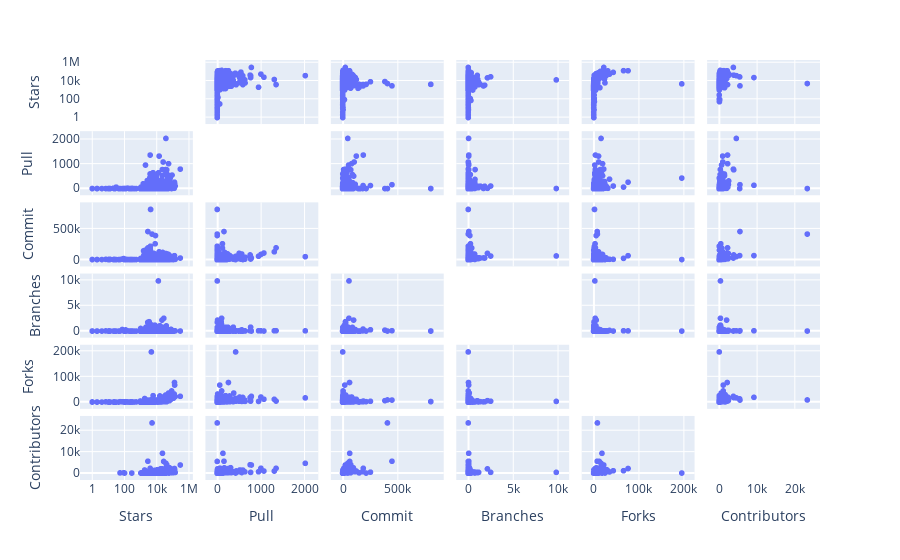

Write notebook code for a chart like this one.
### Code cell
#correlation matrix
fig = px.scatter_matrix(df_con,
    dimensions=["Stars", "Pull", "Commit", "Branches","Forks","Contributors"])
fig.update_traces(diagonal_visible=False)
fig.update_xaxes(type="log")
fig.update_yaxes(type="log")
fig.show()

### Figure 1 — Plotly figure (JSON) as saved in the notebook; plotly's stock layout.template omitted (floating-point values rounded to 4 significant figures; data arrays with more than 128 entries replaced by an {"elided": "..."} marker saying what was removed)
{"data": [{"diagonal": {"visible": false}, "dimensions": [{"axis": {"matches": true}, "label": "Stars", "values": {"elided": "7657 int values"}}, {"axis": {"matches": true}, "label": "Pull", "values": {"elided": "7657 int values"}}, {"axis": {"matches": true}, "label": "Commit", "values": {"elided": "7657 int values"}}, {"axis": {"matches": true}, "label": "Branches", "values": {"elided": "7657 int values"}}, {"axis": {"matches": true}, "label": "Forks", "values": {"elided": "7657 int values"}}, {"axis": {"matches": true}, "label": "Contributors", "values": {"elided": "7657 int values"}}], "hovertemplate": "%{xaxis.title.text}=%{x}<br>%{yaxis.title.text}=%{y}<extra></extra>", "legendgroup": "", "marker": {"color": "#636efa", "symbol": "circle"}, "name": "", "showlegend": false, "type": "splom"}], "layout": {"dragmode": "select", "legend": {"tracegroupgap": 0}, "margin": {"t": 60}, "xaxis": {"type": "log"}, "yaxis": {"type": "log"}}}
